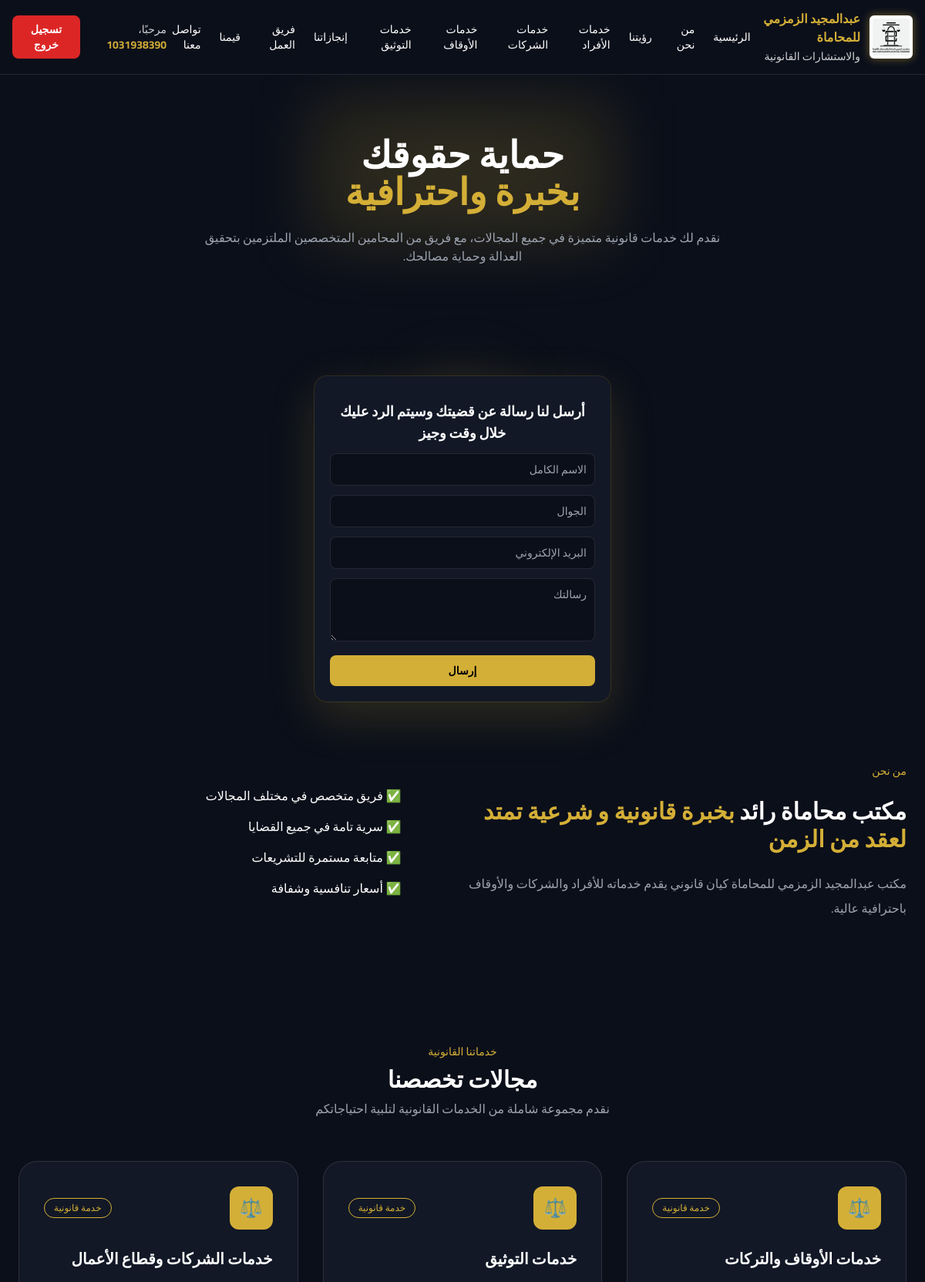
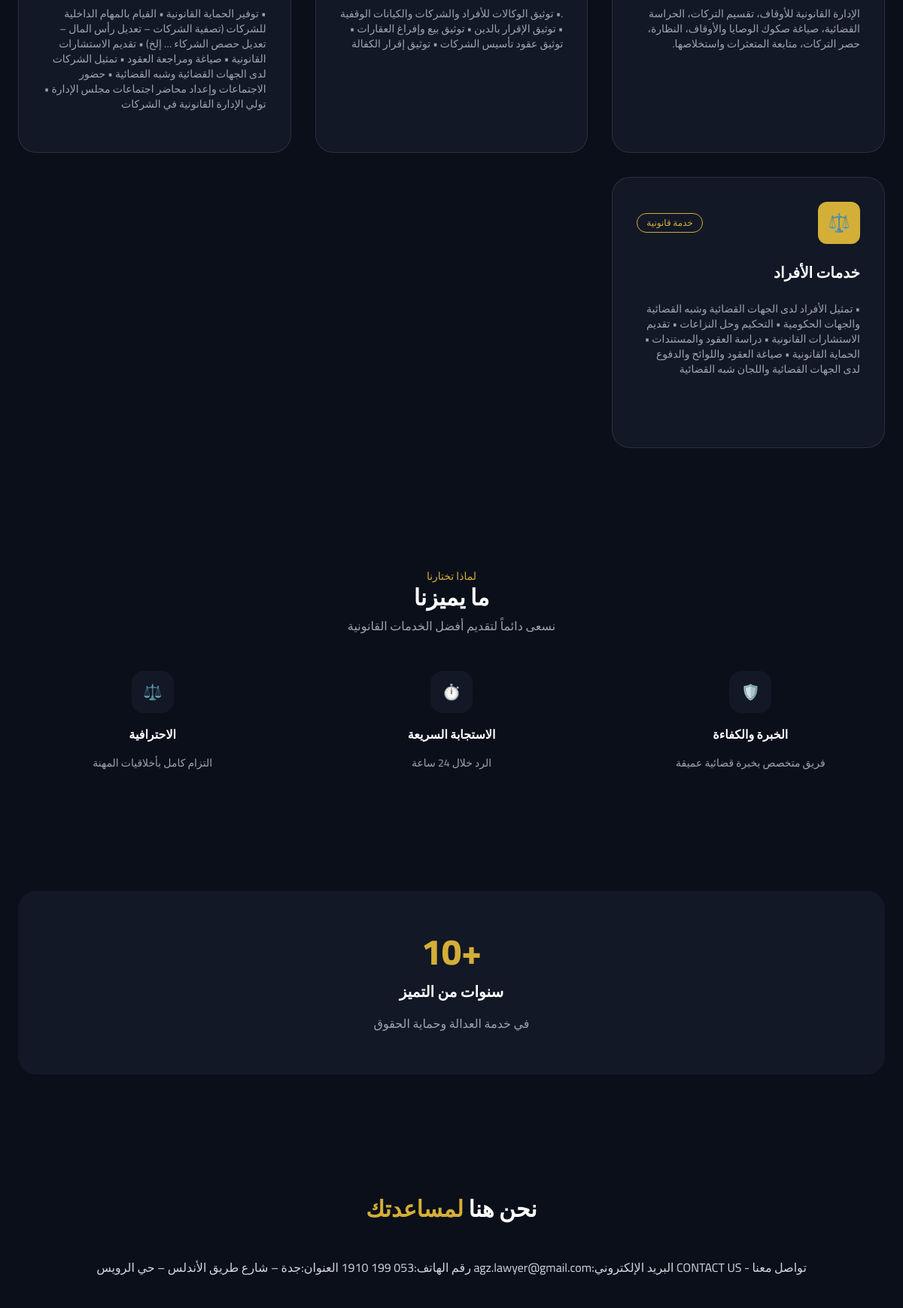
Screenshot of / (signed in, upper part) with the database file from the repository (2 pictures, top to bottom).
### accounts/models.py (models this page shows, shortened)
class User(AbstractUser):
    email = models.EmailField(
        unique=True,
        verbose_name="البريد الإلكتروني"
    )
    phone_number = models.CharField(
        max_length=20,
        unique=True,
        blank=True,
        null=True,
        verbose_name="رقم الجوال"
    )
    is_lawyer = models.BooleanField(
        default=False,
        verbose_name="محامي"
    )
    is_client = models.BooleanField(
        default=False,
        verbose_name="عميل"
    )
    ACCOUNT_STATUS = [
        ("active", "مفعل"),
        ("pending_agreement", "معلّق بانتظار الاتفاقية"),
        ("payment_pending", "بانتظار الدفع"),
    ]
    account_status = models.CharField(
        max_length=30,
        choices=ACCOUNT_STATUS,
        default="active",
        verbose_name="حالة الحساب"
    )
    created_at = models.DateTimeField(
        auto_now_add=True,
        verbose_name="تاريخ الإنشاء"
    )
    updated_at = models.DateTimeField(
        auto_now=True,
        verbose_name="آخر تحديث"
    )
    class Meta:
        verbose_name = "مستخدم"
        verbose_name_plural = "المستخدمون"

### legal/models.py (models this page shows, shortened)
class LegalService(models.Model):
    SERVICE_TYPES = [
        ("case", "قضية"),
        ("service", "خدمة قانونية"),
    ]
    title = models.CharField(
        max_length=200,
        verbose_name="العنوان"
    )
    description = models.TextField(
        verbose_name="الوصف"
    )
    icon = models.CharField(
        max_length=20,
        verbose_name="الأيقونة",
        help_text="مثال: ⚖️ 🏢 👨‍👩‍👧",
        blank=True
    )
    image = models.ImageField(
        upload_to="legal_services/",
        verbose_name="صورة الكرت",
        blank=True,
        null=True
    )
    service_type = models.CharField(
        max_length=20,
        choices=SERVICE_TYPES,
        verbose_name="التصنيف"
    )
    is_active = models.BooleanField(
        default=True,
        verbose_name="مفعل"
    )
    order = models.PositiveIntegerField(
        default=0,
        verbose_name="الترتيب"
    )
    class Meta:
        ordering = ["order"]
        verbose_name = "خدمة قانونية / قضية"
        verbose_name_plural = "الخدمات والقضايا"

### legal/views.py (the view)
# urls.py: path("", home, name="home"),
def home(request):
    services = LegalService.objects.filter(
        is_active=True
    ).order_by("order")
    return render(
        request,
        "index.html",
        {
            "services": services
        }
    )

### templates/index.html (shortened to what this page needs)
<!DOCTYPE html>
<html lang="ar" dir="rtl">
<head>
  <script src="https://cdn.tailwindcss.com"></script>
</head>
<body class="bg-dark text-white font-cairo">
{% include "header.html" %}
<section class="px-9 sm:px-6 hero-desktop text-center pt-16 sm:pt-20 lg:pt-24">
  <div class="container-desktop space-y-4 sm:space-y-6">
    <h1 class="text-2xl sm:text-4xl lg:text-5xl font-extrabold leading-tight title-glow">
      حماية حقوقك <br>
      <span class="text-gold">بخبرة واحترافية</span>
    </h1>
    <p class="text-sm sm:text-base text-gray-400 leading-relaxed max-w-2xl mx-auto">
      نقدم لك خدمات قانونية متميزة في جميع المجالات، مع فريق من
      المحامين المتخصصين الملتزمين بتحقيق العدالة وحماية مصالحك.
    </p>
  </div>
</section>
<form id="contactForm"
      class="mt-6 bg-card rounded-2xl p-4 sm:p-5 space-y-3 max-w-sm mx-auto
             shadow-[0_0_0_1px_rgba(212,175,55,0.15),0_20px_60px_rgba(212,175,55,0.18)]
             relative">
  <h3 class="text-base sm:text-lg font-bold text-center leading-relaxed">
    أرسل لنا رسالة عن قضيتك وسيتم الرد عليك خلال وقت وجيز
  </h3>
  <input id="contactName" type="text" placeholder="الاسم الكامل"
         class="w-full p-2 sm:p-2.5 rounded-lg bg-dark border border-white/10 text-sm">
  <input id="contactPhone" type="text" placeholder="الجوال"
         class="w-full p-2 sm:p-2.5 rounded-lg bg-dark border border-white/10 text-sm">
  <input id="contactEmail" type="email" placeholder="البريد الإلكتروني"
         class="w-full p-2 sm:p-2.5 rounded-lg bg-dark border border-white/10 text-sm">
  <textarea id="contactMessage" rows="3" placeholder="رسالتك"
            class="w-full p-2 sm:p-2.5 rounded-lg bg-dark border border-white/10 text-sm"></textarea>
  <button type="submit"
          class="w-full bg-gold text-black font-bold py-2.5 rounded-lg text-sm">
    إرسال
  </button>
</form>
<section class="px-4 sm:px-6 py-16 sm:py-20">
  <div class="container-desktop about-desktop">
    <div class="space-y-4 sm:space-y-6">
      <h2 class="text-gold text-xs sm:text-sm cursor-pointer hover:underline"
          onclick="openInfo('about')">من نحن</h2>
      <h3 class="text-xl sm:text-3xl font-bold cursor-pointer hover:text-gold"
          onclick="openInfo('about')">
        مكتب محاماة رائد <span class="text-gold">بخبرة قانونية و شرعية تمتد لعقد من الزمن</span>
      </h3>
      <p class="text-sm sm:text-base text-gray-400 leading-relaxed sm:leading-loose">
        مكتب عبدالمجيد الزمزمي للمحاماة كيان قانوني يقدم خدماته للأفراد والشركات والأوقاف باحترافية عالية.
      </p>
    </div>
    <ul class="space-y-3 sm:space-y-4 text-sm sm:text-base">
      <li class="flex items-center gap-3">✅ فريق متخصص في مختلف المجالات</li>
      <li class="flex items-center gap-3">✅ سرية تامة في جميع القضايا</li>
      <li class="flex items-center gap-3">✅ متابعة مستمرة للتشريعات</li>
      <li class="flex items-center gap-3">✅ أسعار تنافسية وشفافة</li>
    </ul>
  </div>
</section>
<section class="px-4 sm:px-6 py-16 sm:py-20">
  <div class="container-desktop space-y-10 sm:space-y-14">
    <div class="text-center space-y-2">
      <p class="text-gold text-xs sm:text-sm cursor-pointer hover:underline"
         onclick="openInfo('services')">خدماتنا القانونية</p>
      <h2 class="text-xl sm:text-3xl font-bold cursor-pointer hover:text-gold"
          onclick="openInfo('services')">مجالات تخصصنا</h2>
      <p class="text-sm sm:text-base text-gray-400">
        نقدم مجموعة شاملة من الخدمات القانونية لتلبية احتياجاتكم
      </p>
    </div>
    <div class="services-grid flex flex-col space-y-4 sm:space-y-6 lg:space-y-0">
      {% for service in services %}
      <div class="bg-card rounded-2xl sm:rounded-3xl p-5 sm:p-8 space-y-4 sm:space-y-6 border border-white/10 hover:border-gold transition hover:-translate-y-1 hover:shadow-[0_20px_40px_rgba(212,175,55,0.12)]">
        <div class="flex items-center justify-between">
          <div class="bg-gold text-black w-10 h-10 sm:w-14 sm:h-14 rounded-xl flex items-center justify-center text-lg sm:text-2xl">
            {{ service.icon|default:"⚖️" }}
          </div>
          <span class="text-[10px] sm:text-xs px-2 sm:px-3 py-1 rounded-full border border-gold text-gold">
            {{ service.get_service_type_display }}
          </span>
        </div>
        <h3 class="text-base sm:text-xl font-bold">
          {{ service.title }}
        </h3>
        <p class="text-xs sm:text-sm text-gray-400 leading-relaxed break-words">
          {{ service.description }}
        </p>
      </div>
      {% empty %}
      <div class="bg-card rounded-3xl p-8 text-center text-gray-400 border border-white/10">
        لا توجد خدمات مضافة حالياً
      </div>
      {% endfor %}
    </div>
  </div>
</section>
<section class="px-4 sm:px-6 py-16 sm:py-20 text-center">
  <div class="container-desktop space-y-12">
    <div>
      <p class="text-gold text-xs sm:text-sm cursor-pointer hover:underline"
         onclick="openInfo('why')">لماذا تختارنا</p>
      <h2 class="text-xl sm:text-3xl font-bold cursor-pointer hover:text-gold"
          onclick="openInfo('why')">ما يميزنا</h2>
      <p class="text-sm sm:text-base text-gray-400 mt-2">
        نسعى دائماً لتقديم أفضل الخدمات القانونية
      </p>
    </div>
    <div class="why-grid">
      <div class="space-y-4">
        <div class="mx-auto bg-card w-14 h-14 rounded-2xl flex items-center justify-center text-gold text-xl">🛡️</div>
        <h3 class="font-bold">الخبرة والكفاءة</h3>
        <p class="text-sm text-gray-400">
          فريق متخصص بخبرة قضائية عميقة
        </p>
      </div>
      <div class="space-y-4">
        <div class="mx-auto bg-card w-14 h-14 rounded-2xl flex items-center justify-center text-gold text-xl">⏱️</div>
        <h3 class="font-bold">الاستجابة السريعة</h3>
        <p class="text-sm text-gray-400">الرد خلال 24 ساعة</p>
      </div>
      <div class="space-y-4">
        <div class="mx-auto bg-card w-14 h-14 rounded-2xl flex items-center justify-center text-gold text-xl">⚖️</div>
        <h3 class="font-bold">الاحترافية</h3>
        <p class="text-sm text-gray-400">التزام كامل بأخلاقيات المهنة</p>
      </div>
    </div>
  </div>
</section>
<section class="px-4 sm:px-6 py-16 sm:py-20">
  <div class="container-desktop">
    <div class="bg-card rounded-3xl p-10 sm:p-14 text-center space-y-4">
      <div class="text-gold text-4xl sm:text-5xl font-extrabold">+10</div>
      <h3 class="text-lg sm:text-xl font-bold">سنوات من التميز</h3>
      <p class="text-sm sm:text-base text-gray-400">في خدمة العدالة وحماية الحقوق</p>
    </div>
  </div>
</section>
<section class="px-4 sm:px-6 py-16 sm:py-20">
  <div class="container-desktop space-y-12">
    <h2 class="text-xl sm:text-3xl font-bold text-center">
      نحن هنا <span class="text-gold">لمساعدتك</span>
    </h2>
    <div class="text-center text-sm sm:text-base text-gray-300 space-y-2">
تواصل معنا - CONTACT US
البريد الإلكتروني:agz.lawyer@gmail.com
رقم الهاتف:053 199 1910
العنوان:جدة – شارع طريق الأندلس – حي الرويس
    </div>
</section>
{% include "footer.html" %}
</body>
</html>

### templates/header.html (shortened to what this page needs)
<header class="bg-dark border-b border-white/10 fixed top-0 w-full z-50">
  <div class="container-desktop mx-auto px-4 py-3 flex items-center justify-between">
    <div class="flex items-center gap-3">
      <img
        src="/media/legal_services/logo.png"
        alt="شعار مكتب عبدالمجيد الزمزمي"
        class="
          w-12 h-12 sm:w-14 sm:h-14
          object-cover object-top
          bg-white rounded-md p-1
          drop-shadow-[0_0_6px_rgba(212,175,55,0.5)]
        "
      />
      <span class="text-gold font-bold text-sm sm:text-base leading-tight">
        عبدالمجيد الزمزمي للمحاماة<br class="hidden sm:block">
        <span class="text-xs sm:text-sm font-normal text-white/80">
          والاستشارات القانونية
        </span>
      </span>
    </div>
    <nav class="hidden md:flex items-center gap-6 text-sm">
      <a href="/" class="hover:text-gold">الرئيسية</a>
      <a href="#services" class="hover:text-gold">من نحن</a>
      <a href="#about" class="hover:text-gold">رؤيتنا</a>
      <a href="#contact" class="hover:text-gold">خدمات الأفراد</a>
      <a href="#contact" class="hover:text-gold">خدمات الشركات</a>
      <a href="#contact" class="hover:text-gold">خدمات الأوقاف</a>
      <a href="#contact" class="hover:text-gold">خدمات التوثيق</a>
      <a href="#contact" class="hover:text-gold">إنجازاتنا</a>
      <a href="#contact" class="hover:text-gold">فريق العمل</a>
      <a href="#contact" class="hover:text-gold">قيمنا</a>
      <a href="#contact" class="hover:text-gold">تواصل معنا</a>
    </nav>
    <div class="hidden md:flex items-center gap-4 text-sm">
      {% if request.user.is_authenticated %}
        <span class="text-white/80">
          مرحبًا، <strong class="text-gold">{{ request.user.username }}</strong>
        </span>
        <form method="post" action="/accounts/logout/">
          <button
            type="submit"
            class="bg-red-600 hover:bg-red-700 text-white px-4 py-2 rounded-lg font-bold transition"
          >
            تسجيل خروج
          </button>
        </form>
      {% endif %}
    </div>
  </div>
</header>
<div class="h-[80px]"></div>

### templates/index.html (style rules this page uses)
@media (min-width: 1024px) { .container-desktop { max-width: 1800px; margin-inline: auto; } }
@media (min-width: 1024px) { .hero-desktop { padding-top: 120px; padding-bottom: 120px; } }
@media (min-width: 1024px) { .about-desktop { display: grid; grid-template-columns: 1.2fr 1fr; gap: 60px; align-items: center; } }
@media (min-width: 1024px) { .services-grid { display: grid !important; grid-template-columns: repeat(3, 1fr); gap: 32px; } }
@media (min-width: 1024px) { .services-grid > div { min-height: 360px; } }
@media (min-width: 1024px) { .why-grid { display: grid; grid-template-columns: repeat(3, 1fr); gap: 40px; } }
.title-glow { position: relative; display: inline-block; }
.title-glow::before { content: ""; position: absolute; inset: -45px; background: radial-gradient( circle, rgba(212,175,55,0.18) 2%, rgba(239, 184, 3, 0.08) 200%, transparent 70% ); filter: blur(40px); z-index: -1; }

### rows the page displays
User: user.username "1031938390"
LegalService: icon "⚖️", service_type "خدمة قانونية", title "خدمات الأوقاف والتركات", description "الإدارة القانونية للأوقاف، تقسيم التركات، الحراسة القضائية، صياغة صكوك الوصايا والأوقاف، النظارة، حصر التركات، متابعة المتعثرات واستخلاصها."
LegalService: icon "⚖️", service_type "خدمة قانونية", title "خدمات التوثيق", description ".• توثيق الوكالات للأفراد والشركات والكيانات الوقفية • توثيق الإقرار بالدين • توثيق بيع وإفراغ العقارات • توثيق عقود تأسيس الشركات • توثيق إقرار الكفالة"
LegalService: icon "⚖️", service_type "خدمة قانونية", title "خدمات الشركات وقطاع الأعمال", description "• توفير الحماية القانونية • القيام بالمهام الداخلية للشركات (تصفية الشركات – تعديل رأس المال – تعديل حصص الشركاء … إلخ) • تقديم الاستشارات القانونية • صياغة ومراجعة العقود • تمثيل الشركات لدى الجهات القضائية وشبه القضائية • حضور الاجتماعات وإعداد محاضر اجتماعات مجلس الإدارة • تولي الإدارة القانونية في الشركات"
LegalService: icon "⚖️", service_type "خدمة قانونية", title "خدمات الأفراد", description "• تمثيل الأفراد لدى الجهات القضائية وشبه القضائية والجهات الحكومية • التحكيم وحل النزاعات • تقديم الاستشارات القانونية • دراسة العقود والمستندات • الحماية القانونية • صياغة العقود واللوائح والدفوع لدى الجهات القضائية واللجان شبه القضائية"
